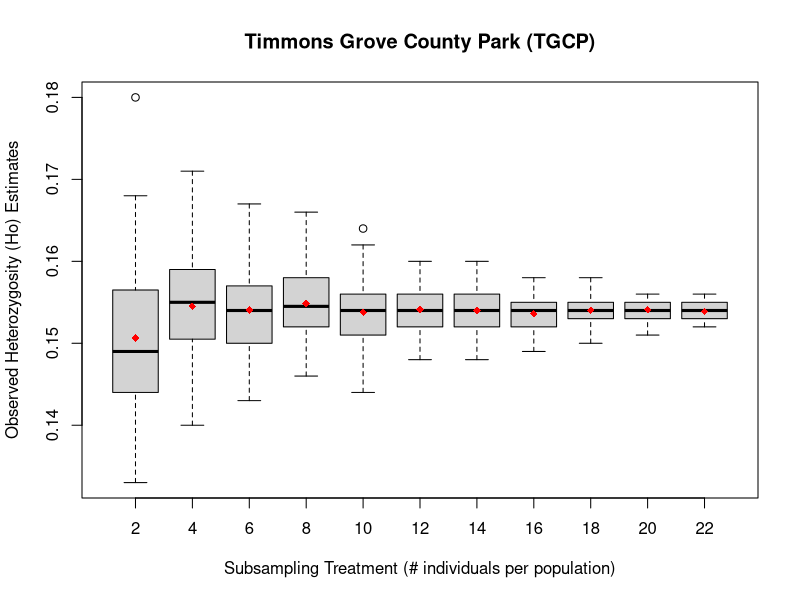

The R source for this figure:
#####Example code for generating a boxplot, exactly as it should be entered into 'R'

setwd("/Users/jermaine/ISU_Projects/Webbhelix_Project/subproject--MinSampSize_for_Pop_Genomics/06_MinSampSize_Boxplots_InNOut_Files/Ho_Estimates")
SNP<-read.csv('TGCP_Ho_SubSamp_Estimates_Boxplot_input.csv')
head(SNP)
boxplot(SNP$TGCP.Ho.estimates~SNP$Subsampling.group, xlab='Subsampling Treatment (# individuals per population)', ylab='Observed Heterozygosity (Ho) Estimates', main='Timmons Grove County Park (TGCP)')
means <- tapply(SNP$TGCP.Ho.estimates,SNP$Subsampling.group,mean)
points(means,col="red",pch=18)
#points(means,pch=3)

############################################################################################

#boxplot(SNP$SNP.error.rate~SNP$Parameter, xlab='Stacks parameter', ylab='SNP error rate', main='SNP')

#means <- tapply(SNP$SNP.error.rate,SNP$Parameter,mean)
#points(means,col="red",pch=18)
